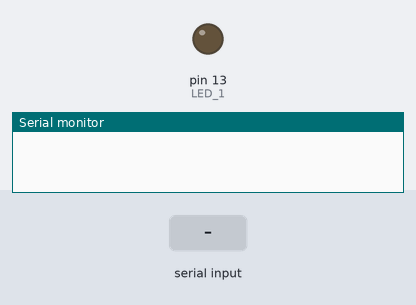
The sketch below on a simulated Arduino Uno, built with avr-gcc and run on an emulated ATmega328P. Shown: output pins drawn as LEDs (lit = HIGH), the last lines printed to the serial monitor. The inputs (shaded band) are chosen by the test bench.

Above: at 2.5 s.
2.6 s: byte 90 received over Serial
At 4.4 s:
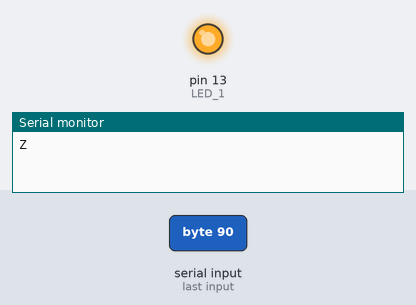
7.5 s: byte 120 received over Serial
At 10.1 s:
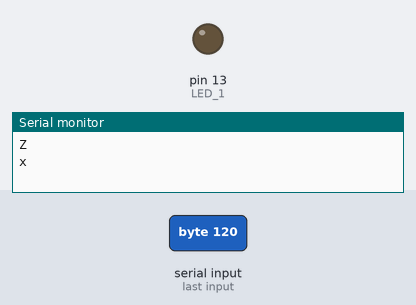
Timing chart, 0 to 11.6 s (numbered marks = the images above; inputs shaded):
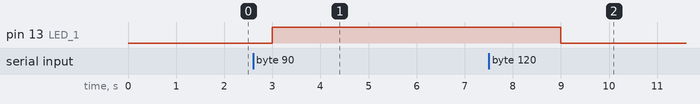

Measured:
- after the input at 2.6 s, pin 13 (LED_1): LOW → HIGH after 0.40 s
- after the input at 7.5 s, pin 13 (LED_1): HIGH → LOW after 1.5 s

The sketch:

_ex4_.ino
```cpp
/*---------Entrandas e Saídas Digitais-----------------------
*
*4) Faça com que o LED acenda ao receber qualquer letra maiúscula,
*e apague ao receber qualquer letra minúscula.
*/
 //Declaração de variávies globais

const byte LED_1 = 13;

void setup() {
    pinMode(LED_1, OUTPUT); //LED como dispositivo de saíde
    Serial.begin(9600); // Iniciar Monitor Serial
}
void loop() {

  char Maiusculas_acende;

  delay(1500);
  if ( Serial.available() > 0 ){
  Maiusculas_acende = Serial.read();
  //-------------------------PRINTS-----------------------------------
  Serial.println(Maiusculas_acende);
  }

  byte Conversao_ASCII = Maiusculas_acende;

  //------------------------------------------
  if (Conversao_ASCII >= 65 and Conversao_ASCII <= 90){ //Qualquer valor no range A-Z
  digitalWrite(LED_1, HIGH); //Acende o LED
  }
  else if (Conversao_ASCII >= 97 and Conversao_ASCII <= 122){ //Qualquer valor no range a-z
    digitalWrite(LED_1, LOW); //Desliga o LED
  }
}
```
